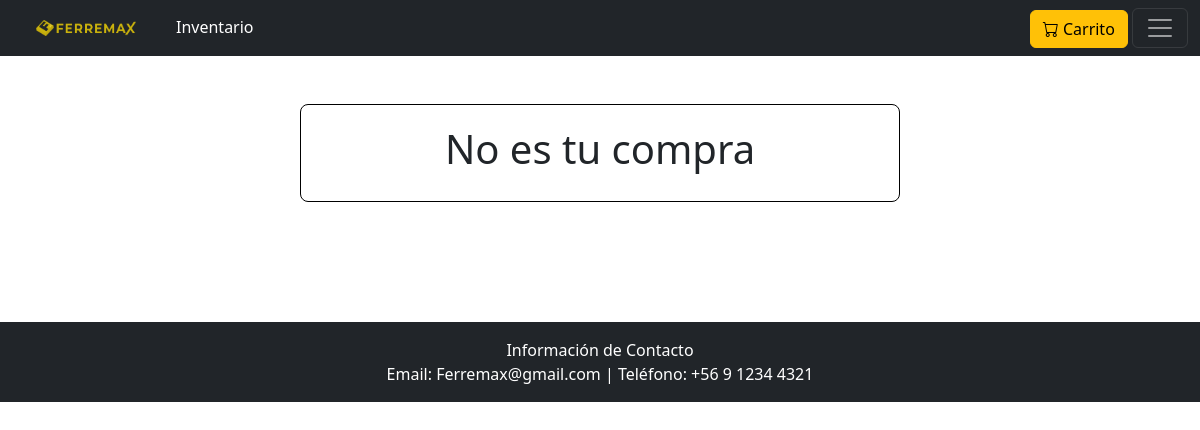
/DetalleCompra/17/ (signed in), run on an earlier commit of the app's database.
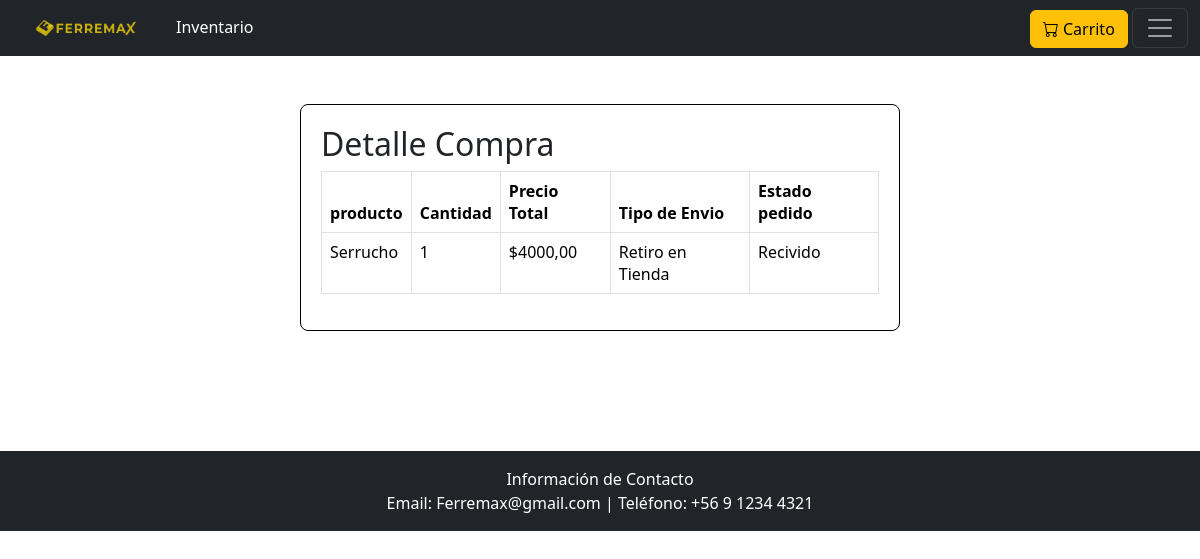
And on a later commit of the database.
### myapp/models.py (models this page shows, shortened)
class DetalleVenta(models.Model):
    venta = models.ForeignKey(Venta, related_name='detalle', on_delete=models.CASCADE)
    producto = models.CharField(max_length=100)
    cantidad = models.PositiveIntegerField()
    precioTotal = models.DecimalField(max_digits=10, decimal_places=2)
    tipoenvio = models.IntegerField(choices=TIPO_ENVIO_CHOICES, default=0)

class Venta(models.Model):
    cliente = models.ForeignKey(settings.AUTH_USER_MODEL, on_delete=models.CASCADE)
    fecha = models.DateTimeField(auto_now_add=True)
    direcion= models.CharField(max_length=255)
    estadopedido=models.IntegerField(choices=ESTADOS_PEDIDO, default=0)
    paypal_transaction_id = models.CharField(max_length=100)

### myapp/views.py (the view)
# urls.py: path('DetalleCompra/<int:venta_id>/', views.DetalleVentaUsuario, name='DetalleVentaUsuario'),
def DetalleVentaUsuario(request, venta_id):
    try:
        venta = get_object_or_404(Venta, id=venta_id,cliente=request.user)
        detalles = venta.detalle.all()
    except Http404:
        return render(request, 'detallespedidosUsuario.html')
    return render(request, 'detallespedidosUsuario.html', {
        'venta': venta,
        'detalles': detalles
    })

### myapp/Templates/detallespedidosUsuario.html (shortened to what this page needs)
{% extends 'plantillabase.html' %}
{% block content %}
<div style="width: 50%; margin-left: 25%; margin-block-end: 10%; margin-top: 4%; border: 1px solid #000000; border-radius: 8px; padding: 20px;">
    {% if venta %}
    <h2>Detalle Compra </h2>
    <table class="table table-bordered">
        <thead>
            <tr>
                <th>producto</th>
                <th>Cantidad</th>
                <th>Precio Total</th>
                <th>Tipo de Envio</th>
                <th>Estado pedido</th>
            </tr>
        </thead>
        {% for item in detalles %}
        <tbody>
            <tr>
                <td>{{ item.producto }}</td>
                <td>{{ item.cantidad }}</td>
                <td>${{ item.precioTotal }}</td>
                <td>{% if item.tipoenvio == 0 %}Retiro en Tienda{% else %}Entrega a Domicilio{% endif %}</td>
                <td>{{ item.venta.get_estadopedido_display }}</td>
        </tbody>
        {% endfor %}
    </table>
    {% else %}
    <div class="text-center">
        <h1>No es tu compra</h1>
    </div>
    {% endif %}
</div>
{% endblock %}

What changed in the data, as far as the page shows it:
added DetalleVenta: producto "Serrucho", cantidad "1", precioTotal "4000,00", tipoenvio "Retiro en Tienda", venta.estadopedido "Recivido"
Also different on the page:
text no longer shown: "No es tu compra"
text now shown: "Detalle Compra producto Cantidad Precio Total Tipo de Envio Estado pedido"
